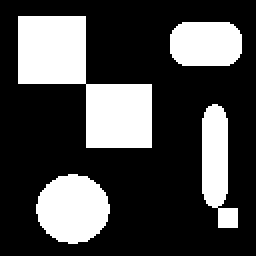
%> input picture lab11-Indeksacja/ccl2.png, 128 x 128 px (shown 2 times larger)
$ octave zad2.m   (GNU Octave 9; MATLAB toolbox functions it lacks are replaced by stand-ins)
%> lines starting %> are read from the running program, lines starting %| are printed output that depends on the picture; in (x1, y1, x2, y2) boxes, pixels count from 0 and x2, y2 are one past the last pixel; in counts of white or black regions, pixels touching at a corner belong together; the program's own positions count from 1
clc; close all;clearvars;

image = imread('ccl2.png');
%> image: size 128x128 logical; 28.3% white; 4 white regions, box (x1, y1, x2, y2) and area: (9, 8, 76, 74) 2212, (18, 87, 55, 122) 987, (85, 11, 121, 33) 724, (101, 52, 119, 114) 716

image4 = bwlabel(image, 4);
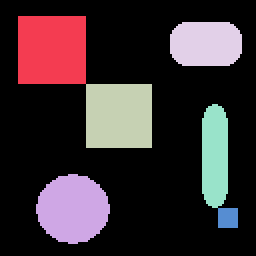
%> image4: size 128x128 double (shown 2 times larger); 7 distinct labels, from 0 to 6; one colour per label, 0 black
image8 = bwlabel(image, 8);
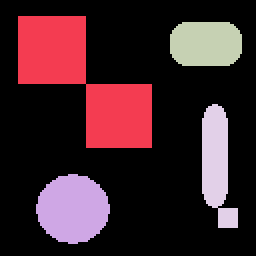
%> image8: size 128x128 double (shown 2 times larger); 5 distinct labels, from 0 to 4; one colour per label, 0 black


figure;
subplot(1,3,1);
imshow(image,[]);
title("oryginal");
subplot(1,3,2);
imshow(image4);
r = regionprops(image4, 'Centroid');
%> r = 6 regions; Centroid: [26.5 25.5], [37 105], [60 58.5], [103.5 22.5], [108 78.5], [114.5 109.5]
for i=1:length(r)
    text(r(i).Centroid(1), r(i).Centroid(2), ['\color{magenta}', num2str(i)]);
end
%> this loop made 6 passes
title('4 sasiadow');
subplot(1,3,3);
imshow(image8);
r = regionprops(image8, 'Centroid');
%> r = 4 regions; Centroid: [42.5 41.3], [37 105], [103.5 22.5], [108.9 82.8]
for i=1:length(r)
    text(r(i).Centroid(1), r(i).Centroid(2), ['\color{magenta}', num2str(i)]);
end
%> this loop made 4 passes
title('8 sasiadow');
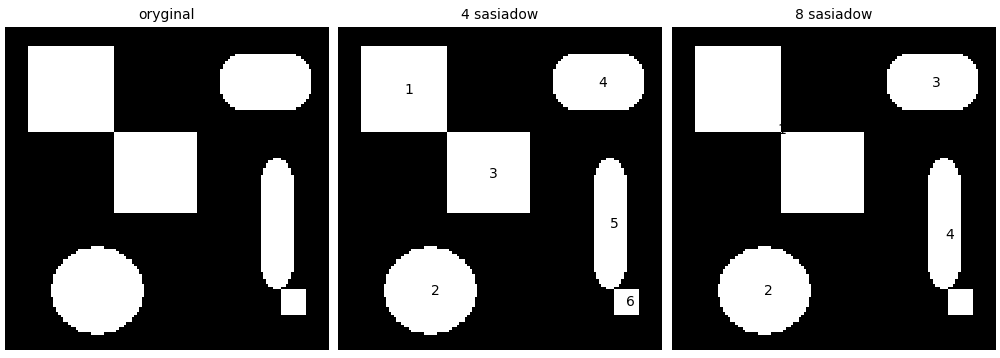
%> figure redrawn from the program's plot data, 3 panels

$ run again, with lab11-Indeksacja/shapes.png copied over lab11-Indeksacja/ccl2.png
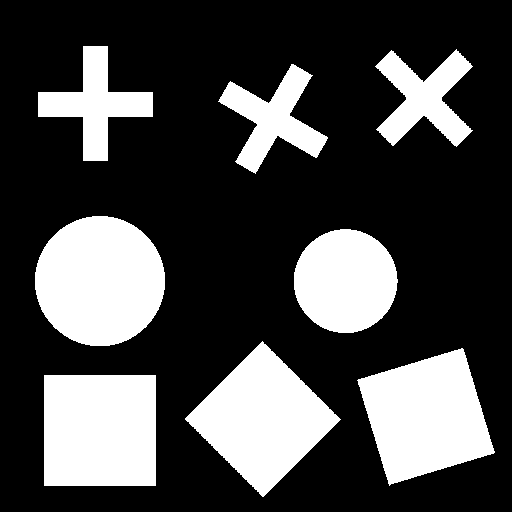
%> input picture lab11-Indeksacja/shapes.png, 512 x 512 px
%> image: size 512x512 logical; 28% white; 8 white regions, largest, box (x1, y1, x2, y2) and area: (35, 216, 165, 346) 13293, (44, 375, 156, 486) 12432, (185, 341, 341, 497) 12212
%> `image4 = bwlabel(image, 4);`:
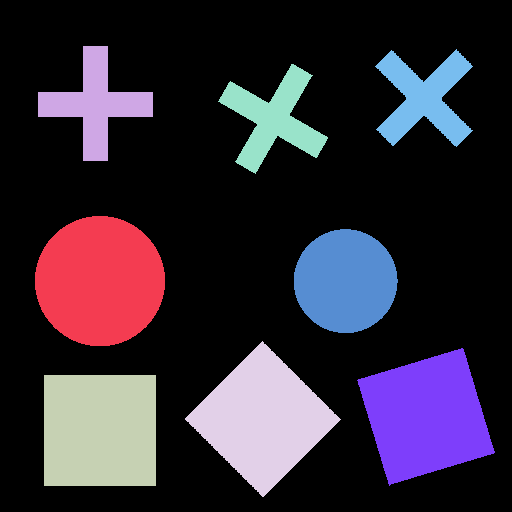
%> image4: size 512x512 double; 9 distinct labels, from 0 to 8; one colour per label, 0 black
%> r = 8 regions; Centroid: [100.5 281.6], [96 104.4], [100.5 431], [263.3 419.7], [274.1 119.6], [346.1 281.7], [426.5 417], [424.8 98.7]
%> the loop `for i=1:length(r)` made 8 passes
%> `title('8 sasiadow');`:
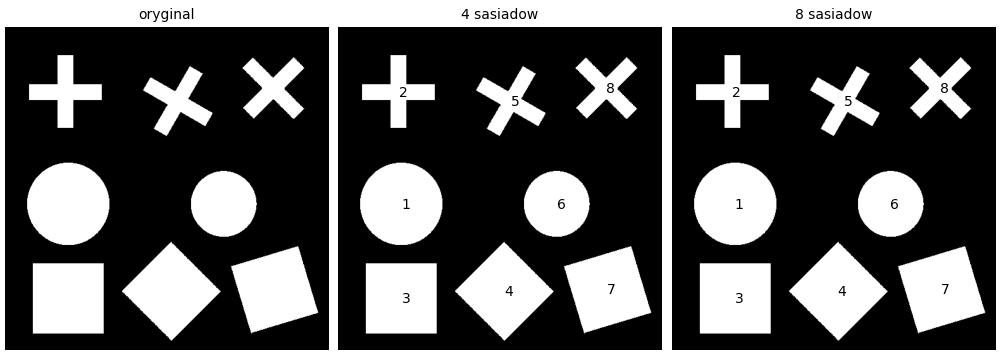
%> figure redrawn from the program's plot data, 3 panels
